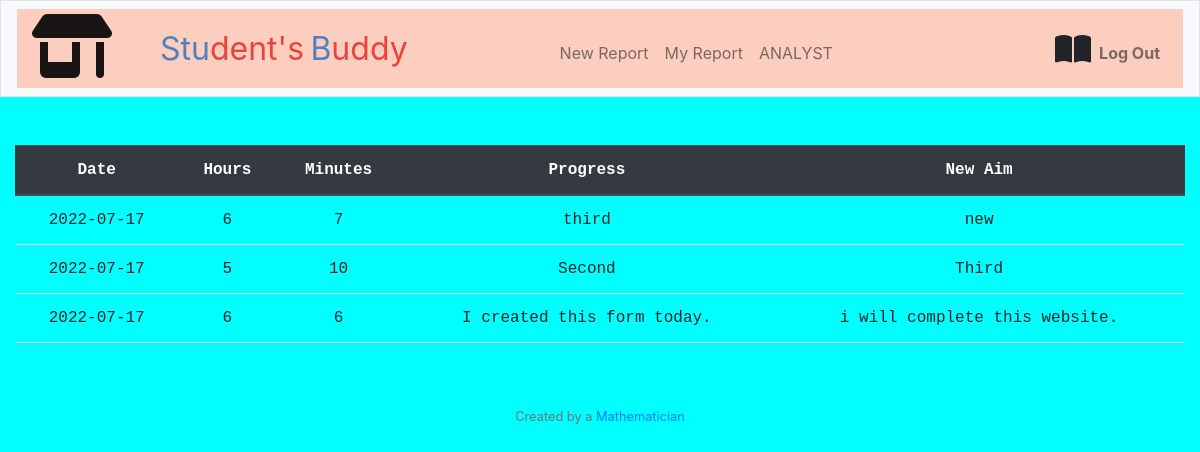
/My_Report (signed in), run on an earlier commit of the app's database.
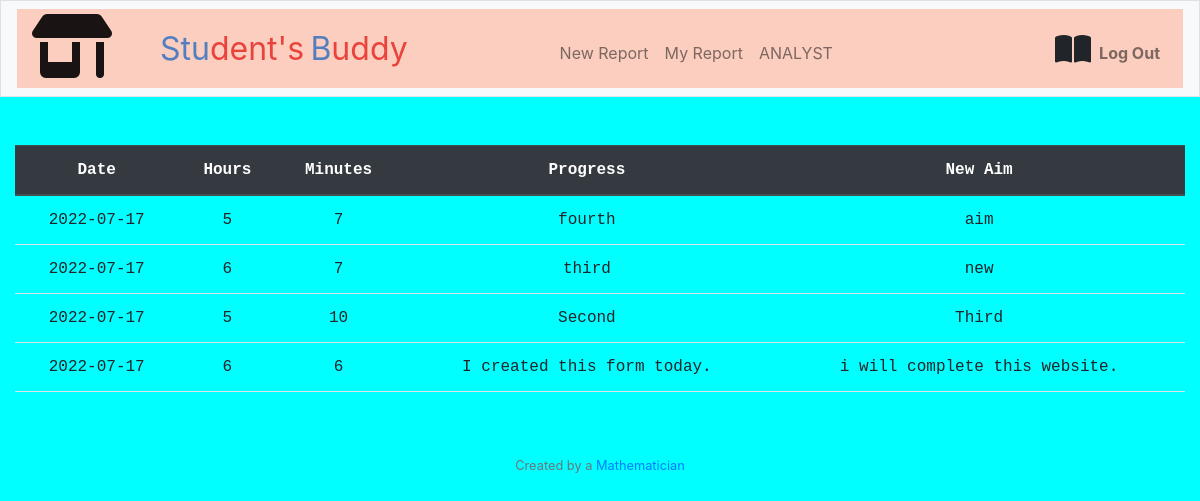
And on a later commit of the database.
### tables this page shows
CREATE TABLE 'logbook' ('id' INTEGER PRIMARY KEY AUTOINCREMENT NOT NULL, 'user_id' INTEGER,'date' DATETIME, 'hours' INTEGER, 'minutes' INTEGER, 'progress' TEXT DEFAULT 'None', 'new_aim' TEXT DEFAULT 'Have one!');

### app.py (the view)
@app.route("/My_Report")
@login_required
def My_Report():
    user_id = session["user_id"]
    tasks = db.execute("SELECT date, hours, minutes, progress, new_aim FROM logbook WHERE user_id = ? ORDER BY id DESC", user_id)
    return render_template("My_Report.html", tasks=tasks)

### app.py (called while the page is built)
@app.after_request
def after_request(response):
    response.headers["Cache-Control"] = "no-cache, no-store, must-revalidate"
    response.headers["Expires"] = 0
    response.headers["Pragma"] = "no-cache"
    return response

### helpers.py (called while the page is built)
def login_required(f):
    @wraps(f)
    def decorated_function(*args, **kwargs):
        if session.get("user_id") is None:
            return redirect("/login")
        return f(*args, **kwargs)
    return decorated_function

### templates/My_Report.html (shortened to what this page needs)
{% extends "layout.html" %}
{% block main %}
    <table class="table">
        <thead class="thead-dark">
        <tr>
            <th scope="col">Date</th>
            <th scope="col">Hours</th>
            <th scope="col">Minutes</th>
            <th scope="col">Progress</th>
            <th scope="col">New Aim</th>
        </tr>
        </thead>
        <tbody>
            {% for task in tasks %}
                <tr>
                    <td>{{ task["date"] }}</td>
                    <td>{{ task["hours"] }}</td>
                    <td>{{ task["minutes"] }}</td>
                    <td>{{ task["progress"] }}</td>
                    <td>{{ task["new_aim"] }}</td>
                </tr>
            {% endfor %}
        </tbody>
    </table>
{% endblock %}

### templates/layout.html (shortened to what this page needs)
<!DOCTYPE html>
<html lang="en">
    <head>
        <link href="https://cdn.jsdelivr.net/npm/bootstrap@5.1.3/dist/css/bootstrap.min.css" rel="stylesheet">
        <link href="/static/styles.css" rel="stylesheet">
        <link rel="stylesheet" href="https://cdn.jsdelivr.net/npm/bootstrap@4.4.1/dist/css/bootstrap.min.css">
    </head>
    <body>
        <nav class="bg-light border navbar navbar-expand-md navbar-light ">
            <div class="container-fluid bg-color">
                <a class="navbar-brand" href="/"><i class="fa-solid fa-shop fa-2x"></i></a>
                <a class="navbar-brand" href="/"><span class="blue", style="margin-left:1.0em">Stu</span><span class="red">dent's</span><span class="blue", style="margin-left:0.2em">B</span><span class="red">uddy</span></a>
                <div class="collapse navbar-collapse" id="navbar">
                    {% if session["user_id"] %}
                        <ul class="navbar-nav me-auto mt-2", style="margin-left:8.0em">
                            <li class="nav-item"><a class="nav-link" href="/Add_Report">New Report</a></li>
                            <li class="nav-item"><a class="nav-link" href="/My_Report">My Report</a></li>
                            <li class="nav-item"><a class="nav-link" href="/analyst">ANALYST</a></li>
                        </ul>
                        <ul class="navbar-nav ms-auto mt-2">
                            <i class="fa-solid fa-book-open fa-2x"></i>
                            <li class="nav-item"><a class="nav-link" href="/logout"><B>Log Out</B></a></li>
                        </ul>
                    {% else %}
                        <ul class="navbar-nav ms-auto mt-2">
                            <i class="fa-solid fa-book fa-2x"></i>
                            <li class="nav-item"><a class="nav-link" href="/register">Register</a></li>
                            <li class="nav-item"><a class="nav-link" href="/login">Log In</a></li>
                        </ul>
                    {% endif %}
                </div>
            </div>
        </nav>
        <main class="container-fluid py-5 text-center", style="font-family:'Courier New'">
            {% block main %}{% endblock %}
        </main>
        <footer class="mb-5 small text-center text-muted">
            Created by a <a href="https://github.com/ankitrana2709">Mathematician</a>
        </footer>
    </body>
</html>

### static/styles.css (style rules this page uses)
nav .navbar-brand { font-size: xx-large; }
nav .navbar-brand .blue { color: #537fbe; }
nav .navbar-brand .red { color: #ea433b; }
body { background-color: Aqua !important; }
.bg-color { background-color:rgba(255,127,80,.35) !important; }

What changed in the data, as far as the page shows it:
added logbook: date "2022-07-17", hours "5", minutes "7", progress "fourth", new_aim "aim"
